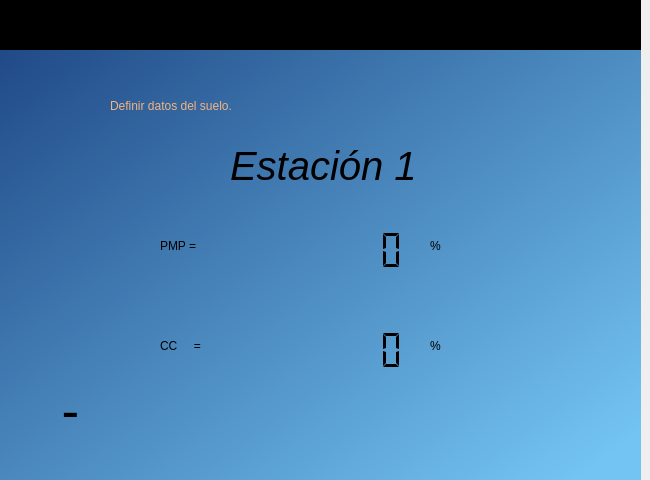
<?xml version="1.0" encoding="UTF-8"?>
<ui version="4.0">
 <class>widget_inicio</class>
 <widget class="QWidget" name="widget_inicio">
  <property name="geometry">
   <rect>
    <x>0</x>
    <y>0</y>
    <width>650</width>
    <height>480</height>
   </rect>
  </property>
  <property name="windowTitle">
   <string>Form</string>
  </property>
  <property name="styleSheet">
   <string notr="true"/>
  </property>
  <widget class="QWidget" name="widget_fecha" native="true">
   <property name="geometry">
    <rect>
     <x>0</x>
     <y>0</y>
     <width>641</width>
     <height>51</height>
    </rect>
   </property>
   <property name="styleSheet">
    <string notr="true">QWidget#widget_fecha{
background-color:rgb(0, 0, 0)}</string>
   </property>
   <widget class="QLabel" name="lbl_hora">
    <property name="geometry">
     <rect>
      <x>20</x>
      <y>10</y>
      <width>151</width>
      <height>21</height>
     </rect>
    </property>
    <property name="styleSheet">
     <string notr="true">font: 57 16pt &quot;Ubuntu&quot;;
color:rgb(238, 238, 236);</string>
    </property>
    <property name="text">
     <string/>
    </property>
   </widget>
   <widget class="QLabel" name="lbl_fecha">
    <property name="geometry">
     <rect>
      <x>460</x>
      <y>10</y>
      <width>161</width>
      <height>21</height>
     </rect>
    </property>
    <property name="styleSheet">
     <string notr="true">font: 57 16pt &quot;Ubuntu&quot;;
color:rgb(238, 238, 236);</string>
    </property>
    <property name="text">
     <string/>
    </property>
   </widget>
  </widget>
  <widget class="QWidget" name="widget_datos" native="true">
   <property name="geometry">
    <rect>
     <x>0</x>
     <y>50</y>
     <width>641</width>
     <height>431</height>
    </rect>
   </property>
   <property name="styleSheet">
    <string notr="true">QWidget#widget_datos{
background-color:qlineargradient(spread:pad, x1:0, y1:0, x2:0.985075, y2:0.903, stop:0 rgba(32, 74, 135, 255), stop:1 rgba(115, 196, 242, 255))
}</string>
   </property>
   <widget class="QLabel" name="label_9">
    <property name="geometry">
     <rect>
      <x>10</x>
      <y>10</y>
      <width>91</width>
      <height>101</height>
     </rect>
    </property>
    <property name="text">
     <string/>
    </property>
    <property name="pixmap">
     <pixmap>../../.designer/images/logo.png</pixmap>
    </property>
    <property name="scaledContents">
     <bool>true</bool>
    </property>
   </widget>
   <widget class="QLabel" name="lbl_num_est">
    <property name="geometry">
     <rect>
      <x>230</x>
      <y>90</y>
      <width>191</width>
      <height>51</height>
     </rect>
    </property>
    <property name="font">
     <font>
      <family>Ubuntu</family>
      <pointsize>30</pointsize>
      <weight>7</weight>
      <italic>true</italic>
      <bold>false</bold>
     </font>
    </property>
    <property name="styleSheet">
     <string notr="true">font: 57 italic 30pt &quot;Ubuntu&quot;;
</string>
    </property>
    <property name="text">
     <string>Estación 1</string>
    </property>
   </widget>
   <widget class="QLabel" name="lbl_num_est_2">
    <property name="geometry">
     <rect>
      <x>110</x>
      <y>30</y>
      <width>461</width>
      <height>51</height>
     </rect>
    </property>
    <property name="styleSheet">
     <string notr="true">font: 22pt &quot;Ubuntu&quot;;
font: 57 italic 35pt &quot;Ubuntu&quot;;
color:rgb(244, 179, 126)</string>
    </property>
    <property name="text">
     <string>Definir datos del suelo.</string>
    </property>
   </widget>
   <widget class="QLabel" name="lbl_riego_est1">
    <property name="geometry">
     <rect>
      <x>160</x>
      <y>170</y>
      <width>81</width>
      <height>51</height>
     </rect>
    </property>
    <property name="styleSheet">
     <string notr="true">font: 22pt &quot;Ubuntu&quot;;</string>
    </property>
    <property name="text">
     <string>PMP =</string>
    </property>
   </widget>
   <widget class="QLabel" name="lbl_riego_est2">
    <property name="geometry">
     <rect>
      <x>160</x>
      <y>270</y>
      <width>81</width>
      <height>51</height>
     </rect>
    </property>
    <property name="styleSheet">
     <string notr="true">font: 22pt &quot;Ubuntu&quot;;</string>
    </property>
    <property name="text">
     <string>CC     =</string>
    </property>
   </widget>
   <widget class="QLabel" name="lbl_riego_est1_3">
    <property name="geometry">
     <rect>
      <x>430</x>
      <y>170</y>
      <width>31</width>
      <height>51</height>
     </rect>
    </property>
    <property name="styleSheet">
     <string notr="true">font: 22pt &quot;Ubuntu&quot;;</string>
    </property>
    <property name="text">
     <string>%</string>
    </property>
   </widget>
   <widget class="QLCDNumber" name="lcd_number_1">
    <property name="geometry">
     <rect>
      <x>260</x>
      <y>180</y>
      <width>151</width>
      <height>41</height>
     </rect>
    </property>
    <property name="midLineWidth">
     <number>-3</number>
    </property>
    <property name="smallDecimalPoint">
     <bool>true</bool>
    </property>
    <property name="digitCount">
     <number>6</number>
    </property>
    <property name="segmentStyle">
     <enum>QLCDNumber::Flat</enum>
    </property>
    <property name="value" stdset="0">
     <double>0.000000000000000</double>
    </property>
   </widget>
   <widget class="QLabel" name="lbl_riego_est1_4">
    <property name="geometry">
     <rect>
      <x>430</x>
      <y>270</y>
      <width>31</width>
      <height>51</height>
     </rect>
    </property>
    <property name="styleSheet">
     <string notr="true">font: 22pt &quot;Ubuntu&quot;;</string>
    </property>
    <property name="text">
     <string>%</string>
    </property>
   </widget>
   <widget class="QLCDNumber" name="lcd_number_2">
    <property name="geometry">
     <rect>
      <x>260</x>
      <y>280</y>
      <width>151</width>
      <height>41</height>
     </rect>
    </property>
    <property name="midLineWidth">
     <number>-3</number>
    </property>
    <property name="smallDecimalPoint">
     <bool>true</bool>
    </property>
    <property name="digitCount">
     <number>6</number>
    </property>
    <property name="segmentStyle">
     <enum>QLCDNumber::Flat</enum>
    </property>
    <property name="value" stdset="0">
     <double>0.000000000000000</double>
    </property>
   </widget>
   <widget class="QLabel" name="label">
    <property name="geometry">
     <rect>
      <x>40</x>
      <y>340</y>
      <width>71</width>
      <height>51</height>
     </rect>
    </property>
    <property name="text">
     <string/>
    </property>
    <property name="pixmap">
     <pixmap>../images/flecha_Atras.png</pixmap>
    </property>
    <property name="scaledContents">
     <bool>true</bool>
    </property>
   </widget>
   <widget class="QLabel" name="label_2">
    <property name="geometry">
     <rect>
      <x>50</x>
      <y>340</y>
      <width>41</width>
      <height>41</height>
     </rect>
    </property>
    <property name="font">
     <font>
      <pointsize>40</pointsize>
     </font>
    </property>
    <property name="text">
     <string>-</string>
    </property>
    <property name="alignment">
     <set>Qt::AlignCenter</set>
    </property>
   </widget>
  </widget>
 </widget>
 <resources/>
 <connections/>
</ui>
